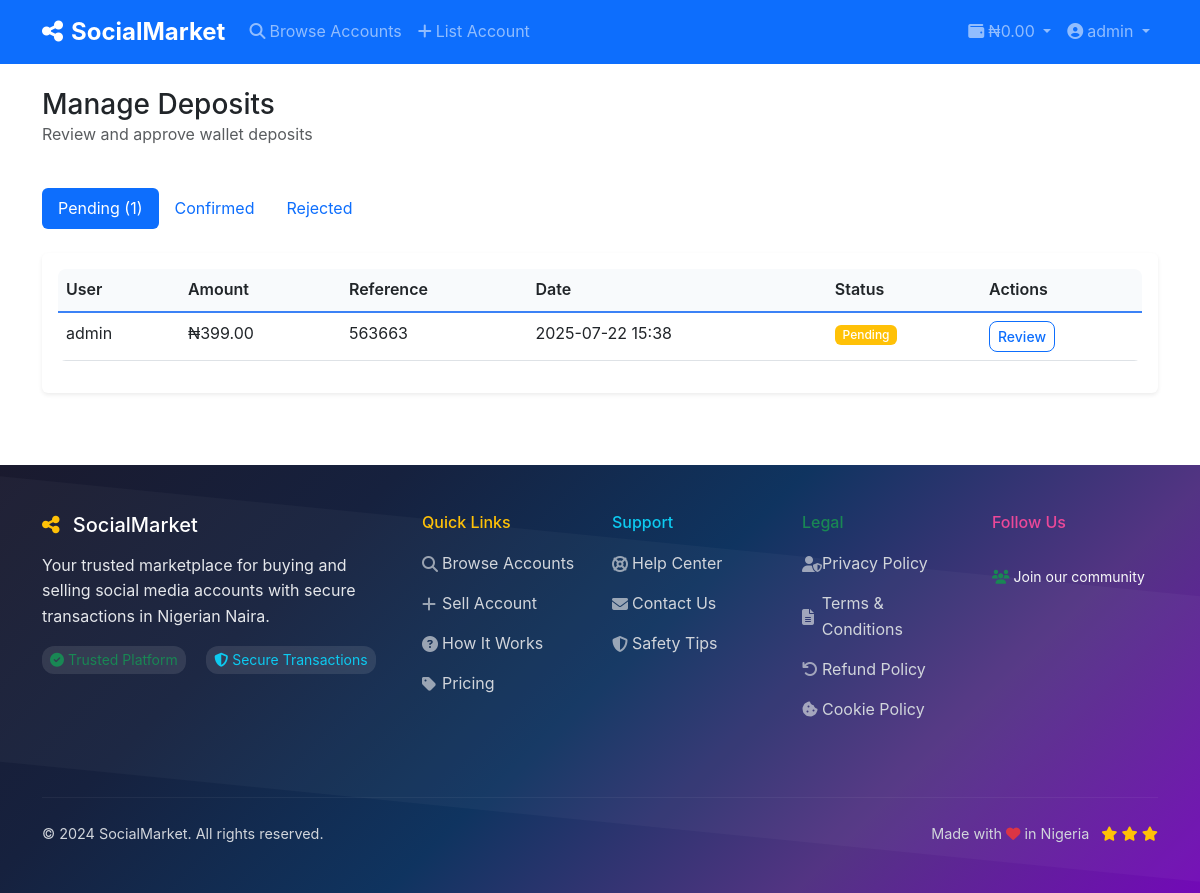
The page /admin/deposits (signed in) on the database as committed earlier.
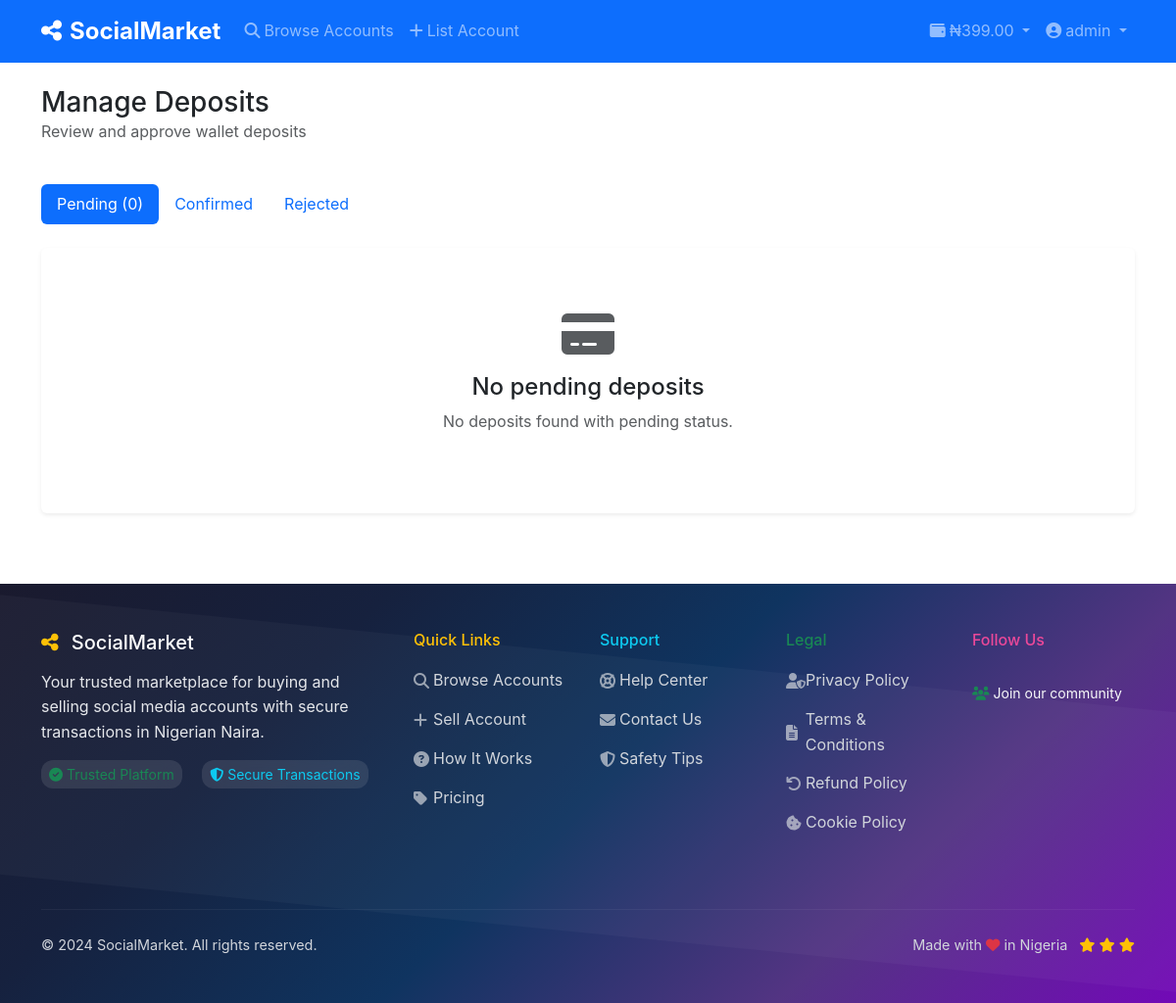
The same page on the database as committed later.
### models.py (models this page shows, shortened)
class User(UserMixin, db.Model):
    id = db.Column(db.Integer, primary_key=True)
    username = db.Column(db.String(80), unique=True, nullable=False)
    email = db.Column(db.String(120), unique=True, nullable=False)
    password_hash = db.Column(db.String(255), nullable=False)
    role = db.Column(db.String(20), default='user')  # user, admin
    first_name = db.Column(db.String(50))
    last_name = db.Column(db.String(50))
    phone = db.Column(db.String(20))
    profile_pic = db.Column(db.String(255))
    bio = db.Column(db.Text)
    is_verified = db.Column(db.Boolean, default=False)
    is_active = db.Column(db.Boolean, default=True)
    is_banned = db.Column(db.Boolean, default=False)
    wallet_balance = db.Column(db.Numeric(10, 2), default=0.00)
    referral_code = db.Column(db.String(20), unique=True)
    referred_by = db.Column(db.Integer, db.ForeignKey('user.id'))
    referral_earnings = db.Column(db.Numeric(10, 2), default=0.00)
    created_at = db.Column(db.DateTime, default=datetime.utcnow)
    last_login = db.Column(db.DateTime)
    accounts_for_sale = db.relationship('SocialAccount', foreign_keys='SocialAccount.seller_id', backref='seller', lazy=True)
    accounts_reviewed = db.relationship('SocialAccount', foreign_keys='SocialAccount.reviewed_by', backref='reviewer', lazy=True)
    purchases = db.relationship('Purchase', backref='buyer', lazy=True)
    deposits = db.relationship('WalletDeposit', foreign_keys='WalletDeposit.user_id', backref='user', lazy=True)
    processed_deposits = db.relationship('WalletDeposit', foreign_keys='WalletDeposit.processed_by', backref='processor', lazy=True)
    referrals = db.relationship('User', backref=db.backref('referrer', remote_side=[id]))

class WalletDeposit(db.Model):
    id = db.Column(db.Integer, primary_key=True)
    user_id = db.Column(db.Integer, db.ForeignKey('user.id'), nullable=False)
    amount = db.Column(db.Numeric(10, 2), nullable=False)
    deposit_method = db.Column(db.String(50))  # bank_transfer, cash_deposit
    bank_name = db.Column(db.String(100))
    account_number = db.Column(db.String(20))
    account_name = db.Column(db.String(100))
    payment_proof = db.Column(db.String(255))
    reference_number = db.Column(db.String(100))
    status = db.Column(db.String(20), default='pending')  # pending, confirmed, rejected
    admin_notes = db.Column(db.Text)
    processed_by = db.Column(db.Integer, db.ForeignKey('user.id'))
    processed_at = db.Column(db.DateTime)
    created_at = db.Column(db.DateTime, default=datetime.utcnow)

### app.py (the view)
@app.route('/admin/deposits')
@login_required
@admin_required
def admin_deposits():
    page = request.args.get('page', 1, type=int)
    status_filter = request.args.get('status', 'pending')
    deposits = WalletDeposit.query.filter_by(status=status_filter).order_by(
        WalletDeposit.created_at.desc()
    ).paginate(page=page, per_page=20, error_out=False)
    return render_template('admin/deposits.html', deposits=deposits,
                         current_status=status_filter)

### app.py (called while the page is built)
def admin_required(f):
    @wraps(f)
    def decorated_function(*args, **kwargs):
        if not current_user.is_authenticated or current_user.role != 'admin':
            flash('Access denied. Admin privileges required.', 'error')
            return redirect(url_for('index'))
        return f(*args, **kwargs)
    return decorated_function

@login_manager.user_loader
def load_user(user_id):
    return User.query.get(int(user_id))

@app.context_processor
def inject_settings():
    settings = Settings.query.first()
    return dict(settings=settings)

### templates/admin/deposits.html (shortened to what this page needs)
{% extends "base.html" %}
{% block content %}
<div class="container py-4">
    <div class="row mb-4">
        <div class="col-12">
            <h1 class="h3 mb-0">Manage Deposits</h1>
            <p class="text-muted">Review and approve wallet deposits</p>
        </div>
    </div>
    <div class="row mb-4">
        <div class="col-12">
            <ul class="nav nav-pills">
                <li class="nav-item">
                    <a class="nav-link {{ 'active' if current_status == 'pending' else '' }}"
                       href="{{ url_for('admin_deposits', status='pending') }}">
                        Pending ({{ deposits.total if current_status == 'pending' else 0 }})
                    </a>
                </li>
                <li class="nav-item">
                    <a class="nav-link {{ 'active' if current_status == 'confirmed' else '' }}"
                       href="{{ url_for('admin_deposits', status='confirmed') }}">
                        Confirmed
                    </a>
                </li>
                <li class="nav-item">
                    <a class="nav-link {{ 'active' if current_status == 'rejected' else '' }}"
                       href="{{ url_for('admin_deposits', status='rejected') }}">
                        Rejected
                    </a>
                </li>
            </ul>
        </div>
    </div>
    <div class="row">
        <div class="col-12">
            <div class="card border-0 shadow-sm">
                <div class="card-body">
                    {% if deposits.items %}
                        <div class="table-responsive">
                            <table class="table table-hover">
                                <thead>
                                    <tr>
                                        <th>User</th>
                                        <th>Amount</th>
                                        <th>Reference</th>
                                        <th>Date</th>
                                        <th>Status</th>
                                        <th>Actions</th>
                                    </tr>
                                </thead>
                                <tbody>
                                    {% for deposit in deposits.items %}
                                    <tr>
                                        <td>{{ deposit.user.username }}</td>
                                        <td>₦{{ "%.2f"|format(deposit.amount) }}</td>
                                        <td>{{ deposit.reference_number }}</td>
                                        <td>{{ deposit.created_at.strftime('%Y-%m-%d %H:%M') }}</td>
                                        <td>
                                            <span class="badge bg-{{ 'success' if deposit.status == 'confirmed' else 'warning' if deposit.status == 'pending' else 'danger' }}">
                                                {{ deposit.status.title() }}
                                            </span>
                                        </td>
                                        <td>
                                            <a href="{{ url_for('admin_review_deposit', id=deposit.id) }}" class="btn btn-sm btn-outline-primary">Review</a>
                                        </td>
                                    </tr>
                                    {% endfor %}
                                </tbody>
                            </table>
                        </div>
                    {% else %}
                        <div class="text-center py-5">
                            <i class="fas fa-credit-card fa-3x text-muted mb-3"></i>
                            <h4>No {{ current_status }} deposits</h4>
                            <p class="text-muted">No deposits found with {{ current_status }} status.</p>
                        </div>
                    {% endif %}
                </div>
            </div>
        </div>
    </div>
</div>
{% endblock %}

### templates/base.html (shortened to what the changed rows need)
<!DOCTYPE html>
<html lang="en">
<head>
    <link href="https://cdn.jsdelivr.net/npm/bootstrap@5.3.0/dist/css/bootstrap.min.css" rel="stylesheet">
    <link href="https://cdnjs.cloudflare.com/ajax/libs/font-awesome/6.4.0/css/all.min.css" rel="stylesheet">
    <link href="{{ url_for('static', filename='css/style.css') }}" rel="stylesheet">
</head>
<body>
    <nav class="navbar navbar-expand-lg navbar-dark bg-primary sticky-top">
        <div class="container">
            <div class="collapse navbar-collapse" id="navbarNav">
                <ul class="navbar-nav">
                    {% if current_user.is_authenticated %}
                    <li class="nav-item dropdown">
                        <a class="nav-link dropdown-toggle" href="#" role="button" data-bs-toggle="dropdown">
                            <i class="fas fa-wallet me-1"></i>₦{{ "%.2f"|format(current_user.wallet_balance) }}
                        </a>
                    </li>
                    <li class="nav-item dropdown">
                        <a class="nav-link dropdown-toggle" href="#" role="button" data-bs-toggle="dropdown">
                            <i class="fas fa-user-circle me-1"></i>{{ current_user.username }}
                        </a>
                    </li>
                    {% endif %}
                </ul>
            </div>
        </div>
    </nav>
    <main>
        {% block content %}{% endblock %}
    </main>
</body>
</html>

Rows that differ between the two databases and show on the page:
no longer on this page (row edited): WalletDeposit: user.username "admin", amount "399.00", reference_number "563663", created_at "2025-07-22 15:38", status "Pending"
changed User "admin": wallet_balance "0.00" → "399.00"
Other text that changed with them:
{{ deposits.total if current_status == 'pending' else 0 }}: "1" → "0"
{{ current_status }}: (not shown) → "pending"
text no longer shown: "User Amount Reference Date Status Actions"
text now shown: "No deposits No deposits found with status."
